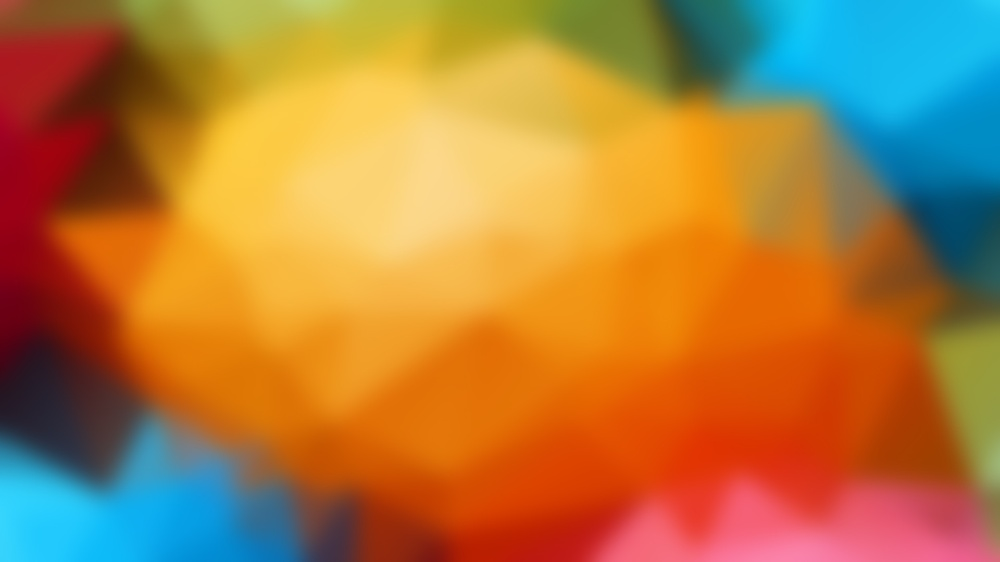
//> input picture test/color.jpg, 1000 x 562 px, shrunk from 1920 x 1080 before the run
$ ./test   (built with g++ and OpenCV 4)
//> lines starting //> are read from the running program, lines starting //| are printed output that depends on the picture
//图像的灰度直方图
//By MoreWindows (http://blog.csdn.net/MoreWindows)
#include <opencv2/opencv.hpp>
#include <opencv2/legacy/compat.hpp>
using namespace std;
#pragma comment(linker, "/subsystem:\"windows\" /entry:\"mainCRTStartup\"")
void FillWhite(IplImage *pImage)
{
	cvRectangle(pImage, cvPoint(0, 0), cvPoint(pImage->width, pImage->height), CV_RGB(255, 255, 255), CV_FILLED);
}
// 创建灰度图像的直方图
CvHistogram* CreateGrayImageHist(IplImage **ppImage)
{
	int nHistSize = 256;
	float fRange[] = {0, 255};  //灰度级的范围
	float *pfRanges[] = {fRange};
	CvHistogram *pcvHistogram = cvCreateHist(1, &nHistSize, CV_HIST_ARRAY, pfRanges);
	cvCalcHist(ppImage, pcvHistogram);
	return pcvHistogram;
}
// 根据直方图创建直方图图像
IplImage* CreateHisogramImage(int nImageWidth, int nScale, int nImageHeight, CvHistogram *pcvHistogram)
{
	IplImage *pHistImage = cvCreateImage(cvSize(nImageWidth * nScale, nImageHeight), IPL_DEPTH_8U, 1);
	FillWhite(pHistImage);

	//统计直方图中的最大直方块
	float fMaxHistValue = 0;
	cvGetMinMaxHistValue(pcvHistogram, NULL, &fMaxHistValue, NULL, NULL);

	//分别将每个直方块的值绘制到图中
	int i;
	for(i = 0; i < nImageWidth; i++)
	{
		float fHistValue = cvQueryHistValue_1D(pcvHistogram, i); //像素为i的直方块大小
		int nRealHeight = cvRound((fHistValue / fMaxHistValue) * nImageHeight);  //要绘制的高度
		cvRectangle(pHistImage,
			cvPoint(i * nScale, nImageHeight - 1),
			cvPoint((i + 1) * nScale - 1, nImageHeight - nRealHeight),
			cvScalar(i, 0, 0, 0),
			CV_FILLED
		);
	}
	return pHistImage;
}
int main( int argc, char** argv )
{
	const char *pstrWindowsSrcTitle = "原图(http://blog.csdn.net/MoreWindows)";
	const char *pstrWindowsGrayTitle = "灰度图(http://blog.csdn.net/MoreWindows)";
	const char *pstrWindowsHistTitle = "直方图(http://blog.csdn.net/MoreWindows)";

	// 从文件中加载原图
	IplImage *pSrcImage = cvLoadImage("color.jpg", CV_LOAD_IMAGE_UNCHANGED);
//> pSrcImage is the input picture: 562 rows x 1000 cols, CV_8UC3; mean B, G, R 62.4, 122.8, 174.7
	IplImage *pGrayImage = cvCreateImage(cvGetSize(pSrcImage), IPL_DEPTH_8U, 1);
	// 灰度图
	cvCvtColor(pSrcImage, pGrayImage, CV_BGR2GRAY);
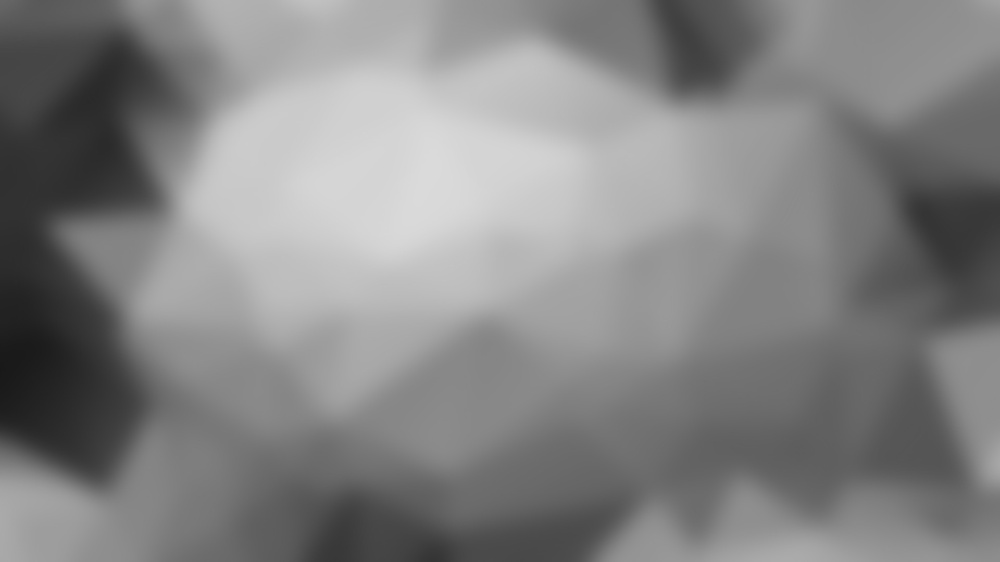
//> pGrayImage: 562 rows x 1000 cols, CV_8UC1; min 24, max 219, mean 131.4

	// 灰度直方图
	CvHistogram *pcvHistogram = CreateGrayImageHist(&pGrayImage);

	// 创建直方图图像
	int nHistImageWidth = 255;
	int nHistImageHeight = 150;  //直方图图像高度
	int nScale = 2;
	IplImage *pHistImage = CreateHisogramImage(nHistImageWidth, nScale, nHistImageHeight, pcvHistogram);
//> in FillWhite, `cvRectangle(pImage, cvPoint(0, 0), cvPoint(pImage->width, pImage->heig..`: pImage: 150 rows x 510 cols, CV_8UC1; every value is 255
//> in CreateHisogramImage, `cvGetMinMaxHistValue(pcvHistogram, NULL, &fMaxHistValue, NULL, NULL);`: fMaxHistValue = 8207
//> the loop in CreateHisogramImage, `for(i = 0; i < nImageWidth; i++)` made 255 passes
//> (fHistValue, nRealHeight) on passes 1 to 3: (0, 0), (0, 0), (0, 0)
//> after the loop in CreateHisogramImage, `for(i = 0; i < nImageWidth; i++)`:
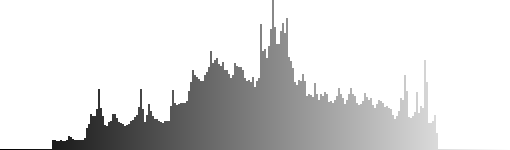
//> pHistImage: 150 rows x 510 cols, CV_8UC1; min 0, max 255, mean 221.7

	// 显示
	cvNamedWindow(pstrWindowsSrcTitle, CV_WINDOW_AUTOSIZE);
	cvNamedWindow(pstrWindowsGrayTitle, CV_WINDOW_AUTOSIZE);
	cvNamedWindow(pstrWindowsHistTitle, CV_WINDOW_AUTOSIZE);
	cvShowImage(pstrWindowsSrcTitle, pSrcImage);
	cvShowImage(pstrWindowsGrayTitle, pGrayImage);
	cvShowImage(pstrWindowsHistTitle, pHistImage);


	cvWaitKey(0);

	cvReleaseHist(&pcvHistogram);

	cvDestroyWindow(pstrWindowsSrcTitle);
	cvDestroyWindow(pstrWindowsGrayTitle);
	cvDestroyWindow(pstrWindowsHistTitle);
	cvReleaseImage(&pSrcImage);
	cvReleaseImage(&pGrayImage);
	cvReleaseImage(&pHistImage);
	return 0;
}
